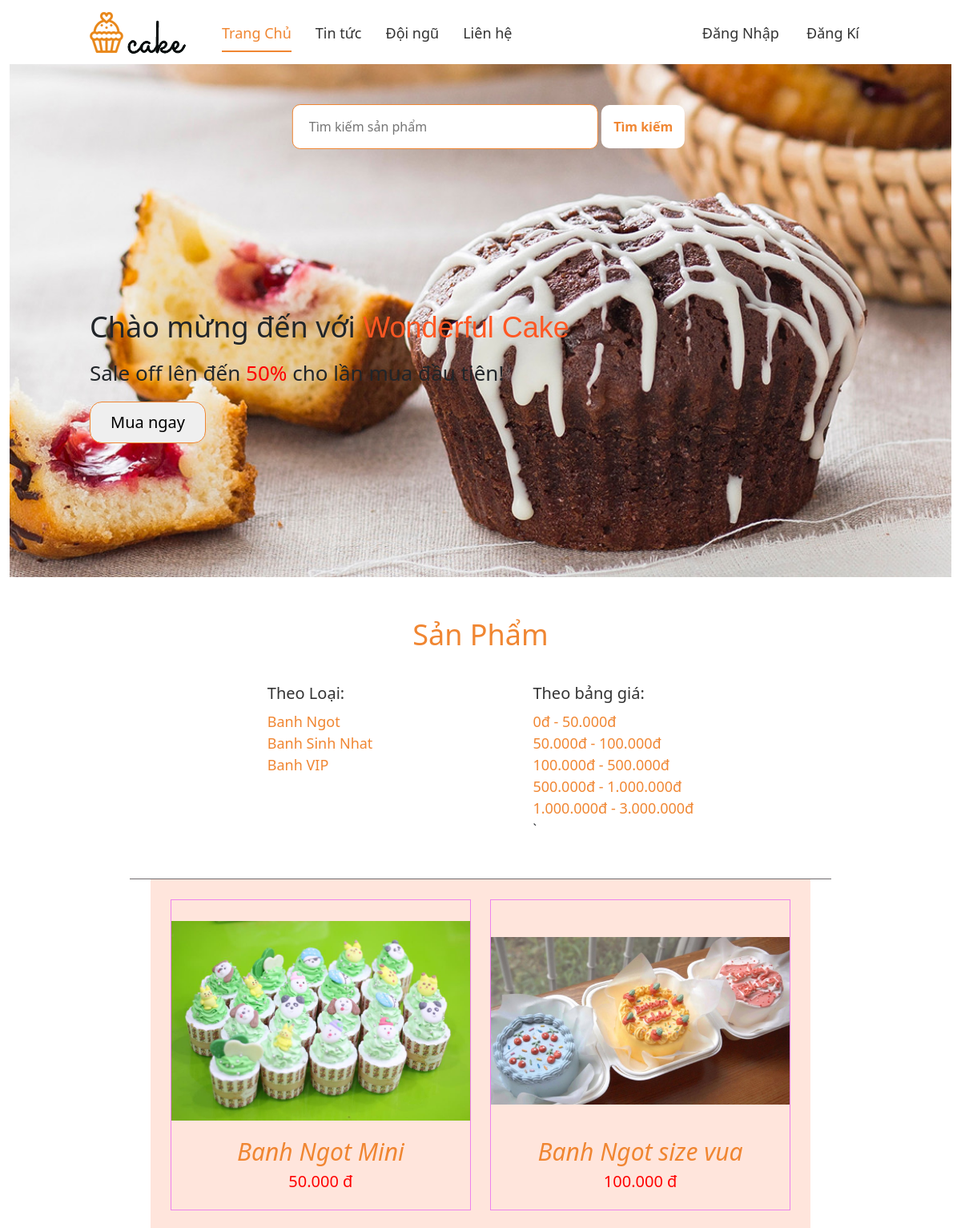
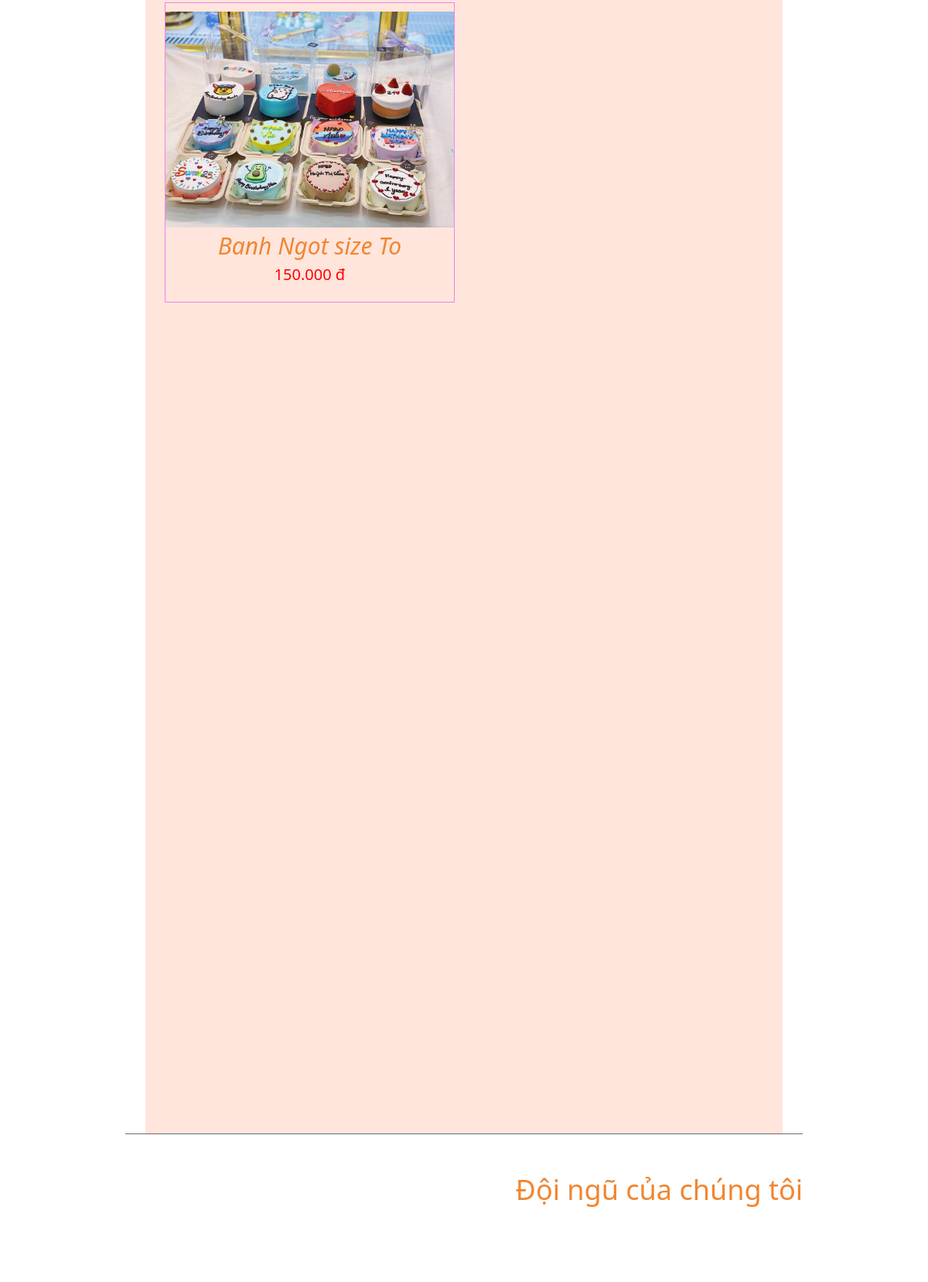
Page /?request=show&thid=1 (upper part) on the committed database (2 pictures, top to bottom).
### tables this page shows
CREATE TABLE `thuonghieu` (
  `id` int(11) NOT NULL,
  `name` varchar(30) NOT NULL,
  `trangthai` tinyint(1) NOT NULL DEFAULT 1
);

CREATE TABLE `banggia` (
  `id` int(11) NOT NULL,
  `fromGia` int(11) NOT NULL,
  `toGia` int(11) NOT NULL,
  `trangthai` tinyint(1) NOT NULL DEFAULT 1
);

CREATE TABLE `sanpham` (
  `id` int(11) NOT NULL,
  `THid` int(11) NOT NULL,
  `tensp` varchar(30) NOT NULL,
  `anhsp` varchar(100) NOT NULL,
  `giasp` int(11) NOT NULL,
  `mota` longtext NOT NULL,
  `view` int(11) NOT NULL,
  `trangthaisp` tinyint(1) NOT NULL DEFAULT 0
);

### models/ClientModel.php (called while the page is built, shortened)
<?php
class ClientModel
{
	var $connect;
	function __construct(){
		$this->connect= new MYSQLi("localhost","root","","php");
		mysqli_set_charset($this->connect,'utf8');
	}
	function showSP(){
		$query = " select*from sanpham where trangthaisp=1 ";
		if(isset($_GET['thid'])):
			$idth = $_GET['thid'];
			$result= $this->connect->query($query . " and THid = '$idth'");
		elseif(isset($_GET['timkiem'])) :
			$tk = $_GET['timkiem'];
			$result= $this->connect->query($query . " and tensp like '%$tk%'");
		elseif(isset($_GET['fromgia'])):
			$fromgia = $_GET['fromgia'];
			$togia = $_GET['togia'];
			$result = $this->connect->query($query . " and giasp >= '$fromgia' and giasp < '$togia' ");
		elseif(isset($_GET['tensp'])):
			$ten = $_GET['tensp'];
			$result= $this->connect->query($query . " and id = '$ten'");
		else:
			$result = $this->connect->query($query);
		endif;
		return $result;
	}
	function ThuongHieu(){
		$result = $this->connect->query("select * from thuonghieu where trangthai=1");
		return $result;
	}
	function BangGia(){
		return $this->connect->query("select * from banggia where trangthai = 1 ");
	}
}
 ?>

### index.php (the view, shortened to what this page needs)
<?php
include("controller/clientController.php");
$cc = new clientController();
?>
<!DOCTYPE html>
<html lang="en">
<head>
	<link
    rel="stylesheet"
    href="https://cdnjs.cloudflare.com/ajax/libs/animate.css/4.1.1/animate.min.css"
    />
    <link href="https://cdn.jsdelivr.net/npm/bootstrap@5.2.0/dist/css/bootstrap.min.css" rel="stylesheet">
	<link rel="stylesheet" href="./css/style-css.css">
</head>
<body>
	<section class="container-fluid">
			<section class="header">
				<nav class="navbar">
					<div class="navbar-left">
						<div class="navbar-logo">
							<img src="./images/logo.png" alt="">
						</div>
						<a href="?request=home" title="" class="active">Trang Chủ</a>
						<a href="?request=news" title="">Tin tức</a>
						<a href="#our-team" title="">Đội ngũ</a>
						<a href="#contact" title="">Liên hệ</a>
					</div>
					<?php
							if(empty($_SESSION['userr'])):
					?>
						<div class="navbar-right">
							<a href="?request=signin" title="" class="open">Đăng Nhập</a>
							<a href="?request=signup" title="" class="open">Đăng Kí</a>
						</div>
					<?php endif; ?>
				</nav>
				<aside class="search">
					<form action="?request=show">
						<input type="search" name="timkiem" placeholder="Tìm kiếm sản phẩm">
						<input type="submit" value="Tìm kiếm" name="">
					</form>
               </aside>
				<div class="header-title">
					<h1>Chào mừng đến với <span>Wonderful Cake</span></h1>
					<h2>Sale off lên đến <span>50%</span> cho lần mua đầu tiên!</h2>
					<button>Mua ngay</button>
				</div>
			</section>
		<section>
			<aside class="product section">
				<h2>Sản Phẩm</h2>
				<div class="product-category">
					<div class="product-cate-l">
						<h3>Theo Loại:</h3>
						<?php
						$ht = $cc->th;
						foreach($ht as $item):?>
							<section><a href="?request=show&thid=<?php echo $item['id']; ?>" class="product-cate-link">
								<?php  echo $item['name'] ;?></a>
							</section>
						<?php   endforeach;
						?>
					</div>
					<div class="product-cate-p">
						<h3>Theo bảng giá:</h3>
						<?php
							$gia = $cc->gia;
							foreach($gia as $item ):
						?>
						<section>
							<a href="?request=show&fromgia=<?php echo $item['fromGia']; ?>&togia=<?php
						echo $item['toGia'] ;?>" class="product-cate-link"><?php echo number_format( $item['fromGia'],0,',','.').'đ - '.number_format($item['toGia'],0,',','.').'đ' ?></a>
						</section>
						<?php endforeach; ?>`
					</div>
				</div>
			</aside>
			<article><?php $cc->routes(); ?></article>
		</section>
		<section id="our-team" class="section">
			<h2>Đội ngũ của chúng tôi</h2>
		</section>
	</section>
</body>
</html>

### views/sanpham.php (shortened to what this page needs)
<section>
	<?php if(mysqli_num_rows($product) == 0) :?>
	<section class="Tb">
		<h2>Không Tìm Thấy Sản Phẩm</h2>
		<img src="images/anya.jpg">
	</section>
	<?php else: foreach($product as $sp): ?>
		<section class="sanpham ">
			<section class="">
				<img class="img-circle" src="images/<?php echo $sp['anhsp'] ?>">
			</section>
			<section><a style="font-size: 30px" href="?request=chitiet&tensp=<?php echo $sp['id'] ?>"><?php echo $sp['tensp'] ?></a></section>
			<section class="gia"><?php echo number_format($sp['giasp'],0,',','.')  ?> đ</section>
		</section>
		<?php endforeach; ?>
	<?php endif; ?>
</section>

### css/style-css.css (style rules this page uses)
* { margin: 0; padding: 0; box-sizing: border-box; }
html { font-family: 'DM Sans', sans-serif; }
body { background-color: white; }
.section { padding: 50px 0; margin: 0 150px; }
.section h2 { color: #f08632; margin-bottom: 40px; font-size: 36px; text-align: center; }
.header { width: 100%; background-image: url('../images/hero/hero-1.jpg'); height: 90vh; object-fit: cover; background-position: center; background-repeat: no-repeat; background-size: cover; overflow: hidden; }
.navbar { display: flex; align-items: center; width: 100%; height: 80px; background-color: #fff; padding: 15px 100px; justify-content: space-between; }
.navbar a { color: #333; font-size: 18px; text-decoration: none; transition: all 0.3s; }
.navbar-left { display: flex; align-items: center; }
.navbar-left .navbar-logo { margin-right: 30px; }
.navbar-left a, .navbar-right a { margin: 0 15px; }
.navbar a.active, .navbar a:hover { color: #f08632; position: relative; }
.navbar a.active::after, .navbar a:hover::after { background-color: #f08632; content: ""; position: absolute; height: 2px; width: 100%; bottom: -10px; left: 0; }
.header-title { margin-top: 200px; margin-left: 100px; }
.header-title h1 { font-size: 36px; margin-bottom: 20px; }
.header-title h1 span { color: #ff5722; font-family: 'Trebuchet MS', 'Lucida Sans Unicode', 'Lucida Grande', 'Lucida Sans', Arial, sans-serif }
.header-title h2 { font-size: 26px; margin-bottom: 20px; }
.header-title h2 span { color: red; }
.header-title button { padding: 10px 25px; border-radius: 15px; border: 1px solid #f08632; cursor: pointer; font-size: 20px; }
.product { border-bottom: 1px solid #716c6e; margin-bottom: 0; }
.product h3 { color: #333; font-size: 20px; margin-bottom: 10px; }
.product-category { display: flex; width: 70%; margin: auto; justify-content: center; }
.product-cate-l { margin-right: 200px; }
.product-cate-link { text-decoration: none; color: #f08632; font-size: 18px; }
article { width: 70%; height: 100%; min-height: 1900px; margin: auto; background-color: #ffe5dc; }
.search { margin-left: 50%; transform: translateX(-40%); margin-top: 50px; }
.search input[type="search"] { width: 65%; padding: 15px; padding-left: 20px; border: 1px solid #f08632; border-radius: 10px; outline: none; color: #333; font-size: 16px; }
.search input[type="submit"] { padding: 15px; background-color: #fff; border: none; border-radius: 10px; color: #f08632; font-size: 16px; cursor: pointer; font-weight: 600; }
#our-team { border-top: 1px solid #716c6e; text-align: center; }
#our-team h2 { text-align: right; }
.sanpham { float: left; border: violet thin solid; width: 45.5%; box-sizing: border-box; margin-left: 3%; margin-top: 3%; }
.sanpham img { width: 100%; height: 281.25px; object-fit: contain; margin-top: 10px; }
.sanpham>section { text-align: center; color: #f08632; font-size: 30px; font-style: italic; }
.sanpham .gia { color: red; font-size: 20px; font-style: normal; margin-bottom: 20px; }
.sanpham>section a { text-align: center; color: #f08632; font-size: 20px; text-decoration: none; margin-bottom: 10px; }

### rows in the picture
thuonghieu: name "Banh Ngot"
thuonghieu: name "Banh Sinh Nhat"
thuonghieu: name "Banh VIP"
banggia: fromGia "0", toGia "50.000"
banggia: fromGia "50.000", toGia "100.000"
banggia: fromGia "100.000", toGia "500.000"
banggia: fromGia "500.000", toGia "1.000.000"
banggia: fromGia "1.000.000", toGia "3.000.000"
sanpham: anhsp (picture), tensp "Banh Ngot Mini", giasp "50.000"
sanpham: anhsp (picture), tensp "Banh Ngot size vua", giasp "100.000"
sanpham: anhsp (picture), tensp "Banh Ngot size To", giasp "150.000"
